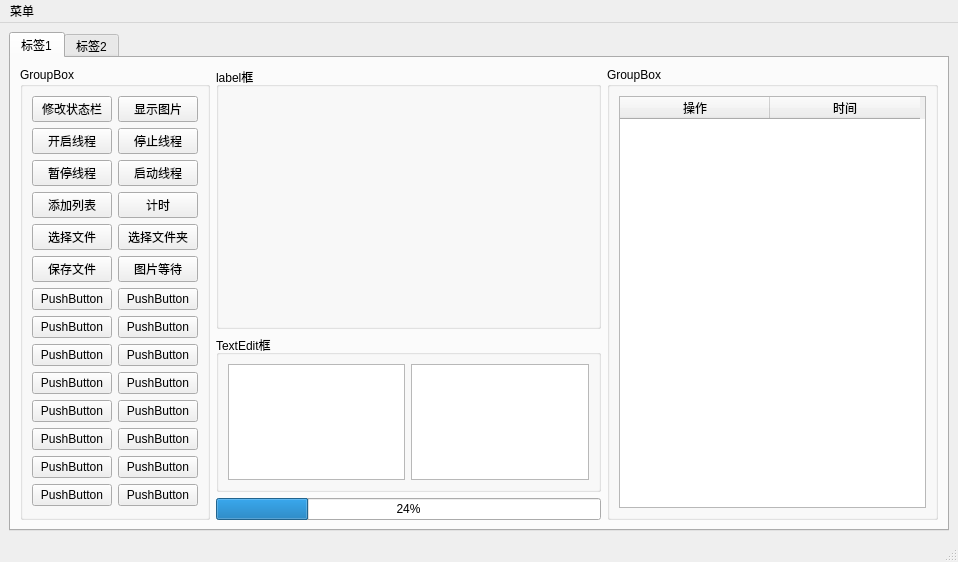
<?xml version="1.0" encoding="UTF-8"?>
<ui version="4.0">
 <class>MainWindow</class>
 <widget class="QMainWindow" name="MainWindow">
  <property name="geometry">
   <rect>
    <x>0</x>
    <y>0</y>
    <width>942</width>
    <height>540</height>
   </rect>
  </property>
  <property name="windowTitle">
   <string>MainWindow</string>
  </property>
  <widget class="QWidget" name="centralwidget">
   <layout class="QGridLayout" name="gridLayout_5">
    <item row="0" column="0">
     <widget class="QTabWidget" name="tabWidget">
      <property name="currentIndex">
       <number>0</number>
      </property>
      <widget class="QWidget" name="tab">
       <attribute name="title">
        <string>标签1</string>
       </attribute>
       <layout class="QGridLayout" name="gridLayout_4">
        <item row="0" column="0" rowspan="3">
         <widget class="QGroupBox" name="groupBox">
          <property name="title">
           <string>GroupBox</string>
          </property>
          <layout class="QGridLayout" name="gridLayout">
           <item row="0" column="0">
            <widget class="QPushButton" name="btn_1">
             <property name="text">
              <string>修改状态栏</string>
             </property>
            </widget>
           </item>
           <item row="0" column="1">
            <widget class="QPushButton" name="btn_2">
             <property name="text">
              <string>显示图片</string>
             </property>
            </widget>
           </item>
           <item row="1" column="0">
            <widget class="QPushButton" name="btn_3">
             <property name="text">
              <string>开启线程</string>
             </property>
            </widget>
           </item>
           <item row="1" column="1">
            <widget class="QPushButton" name="btn_4">
             <property name="text">
              <string>停止线程</string>
             </property>
            </widget>
           </item>
           <item row="2" column="0">
            <widget class="QPushButton" name="btn_5">
             <property name="text">
              <string>暂停线程</string>
             </property>
            </widget>
           </item>
           <item row="2" column="1">
            <widget class="QPushButton" name="btn_6">
             <property name="text">
              <string>启动线程</string>
             </property>
            </widget>
           </item>
           <item row="3" column="0">
            <widget class="QPushButton" name="btn_7">
             <property name="text">
              <string>添加列表</string>
             </property>
            </widget>
           </item>
           <item row="3" column="1">
            <widget class="QPushButton" name="btn_8">
             <property name="text">
              <string>计时</string>
             </property>
            </widget>
           </item>
           <item row="4" column="0">
            <widget class="QPushButton" name="btn_9">
             <property name="text">
              <string>选择文件</string>
             </property>
            </widget>
           </item>
           <item row="4" column="1">
            <widget class="QPushButton" name="btn_10">
             <property name="text">
              <string>选择文件夹</string>
             </property>
            </widget>
           </item>
           <item row="5" column="0">
            <widget class="QPushButton" name="btn_11">
             <property name="text">
              <string>保存文件</string>
             </property>
            </widget>
           </item>
           <item row="5" column="1">
            <widget class="QPushButton" name="btn_12">
             <property name="text">
              <string>图片等待</string>
             </property>
            </widget>
           </item>
           <item row="6" column="0">
            <widget class="QPushButton" name="btn_13">
             <property name="text">
              <string>PushButton</string>
             </property>
            </widget>
           </item>
           <item row="6" column="1">
            <widget class="QPushButton" name="pushButton_8">
             <property name="text">
              <string>PushButton</string>
             </property>
            </widget>
           </item>
           <item row="7" column="0">
            <widget class="QPushButton" name="pushButton_14">
             <property name="text">
              <string>PushButton</string>
             </property>
            </widget>
           </item>
           <item row="7" column="1">
            <widget class="QPushButton" name="pushButton_11">
             <property name="text">
              <string>PushButton</string>
             </property>
            </widget>
           </item>
           <item row="8" column="0">
            <widget class="QPushButton" name="pushButton_9">
             <property name="text">
              <string>PushButton</string>
             </property>
            </widget>
           </item>
           <item row="8" column="1">
            <widget class="QPushButton" name="pushButton_15">
             <property name="text">
              <string>PushButton</string>
             </property>
            </widget>
           </item>
           <item row="9" column="0">
            <widget class="QPushButton" name="pushButton_16">
             <property name="text">
              <string>PushButton</string>
             </property>
            </widget>
           </item>
           <item row="9" column="1">
            <widget class="QPushButton" name="pushButton_12">
             <property name="text">
              <string>PushButton</string>
             </property>
            </widget>
           </item>
           <item row="10" column="0">
            <widget class="QPushButton" name="pushButton_10">
             <property name="text">
              <string>PushButton</string>
             </property>
            </widget>
           </item>
           <item row="10" column="1">
            <widget class="QPushButton" name="pushButton_13">
             <property name="text">
              <string>PushButton</string>
             </property>
            </widget>
           </item>
           <item row="11" column="0">
            <widget class="QPushButton" name="pushButton_23">
             <property name="text">
              <string>PushButton</string>
             </property>
            </widget>
           </item>
           <item row="11" column="1">
            <widget class="QPushButton" name="pushButton_22">
             <property name="text">
              <string>PushButton</string>
             </property>
            </widget>
           </item>
           <item row="12" column="0">
            <widget class="QPushButton" name="pushButton_24">
             <property name="text">
              <string>PushButton</string>
             </property>
            </widget>
           </item>
           <item row="12" column="1">
            <widget class="QPushButton" name="pushButton_19">
             <property name="text">
              <string>PushButton</string>
             </property>
            </widget>
           </item>
           <item row="13" column="0">
            <widget class="QPushButton" name="pushButton_20">
             <property name="text">
              <string>PushButton</string>
             </property>
            </widget>
           </item>
           <item row="13" column="1">
            <widget class="QPushButton" name="pushButton_18">
             <property name="text">
              <string>PushButton</string>
             </property>
            </widget>
           </item>
          </layout>
         </widget>
        </item>
        <item row="0" column="1">
         <widget class="QGroupBox" name="groupBox_2">
          <property name="title">
           <string>label框</string>
          </property>
          <layout class="QGridLayout" name="gridLayout_2">
           <item row="0" column="0">
            <widget class="QLabel" name="pic_label">
             <property name="minimumSize">
              <size>
               <width>361</width>
               <height>221</height>
              </size>
             </property>
             <property name="maximumSize">
              <size>
               <width>2000</width>
               <height>2000</height>
              </size>
             </property>
             <property name="text">
              <string/>
             </property>
            </widget>
           </item>
          </layout>
         </widget>
        </item>
        <item row="0" column="2" rowspan="3">
         <widget class="QGroupBox" name="groupBox_4">
          <property name="minimumSize">
           <size>
            <width>331</width>
            <height>433</height>
           </size>
          </property>
          <property name="title">
           <string>GroupBox</string>
          </property>
          <layout class="QVBoxLayout" name="verticalLayout">
           <item>
            <widget class="QTableWidget" name="tableWidget">
             <attribute name="horizontalHeaderDefaultSectionSize">
              <number>150</number>
             </attribute>
             <column>
              <property name="text">
               <string>操作</string>
              </property>
             </column>
             <column>
              <property name="text">
               <string>时间</string>
              </property>
             </column>
            </widget>
           </item>
          </layout>
         </widget>
        </item>
        <item row="1" column="1">
         <widget class="QGroupBox" name="groupBox_3">
          <property name="title">
           <string>TextEdit框</string>
          </property>
          <layout class="QGridLayout" name="gridLayout_3">
           <item row="1" column="0">
            <widget class="QTextEdit" name="textEdit">
             <property name="font">
              <font>
               <pointsize>12</pointsize>
              </font>
             </property>
             <property name="html">
              <string>&lt;!DOCTYPE HTML PUBLIC &quot;-//W3C//DTD HTML 4.0//EN&quot; &quot;http://www.w3.org/TR/REC-html40/strict.dtd&quot;&gt;
&lt;html&gt;&lt;head&gt;&lt;meta name=&quot;qrichtext&quot; content=&quot;1&quot; /&gt;&lt;style type=&quot;text/css&quot;&gt;
p, li { white-space: pre-wrap; }
&lt;/style&gt;&lt;/head&gt;&lt;body style=&quot; font-family:'SimSun'; font-size:12pt; font-weight:400; font-style:normal;&quot;&gt;
&lt;p style=&quot;-qt-paragraph-type:empty; margin-top:0px; margin-bottom:0px; margin-left:0px; margin-right:0px; -qt-block-indent:0; text-indent:0px;&quot;&gt;&lt;br /&gt;&lt;/p&gt;&lt;/body&gt;&lt;/html&gt;</string>
             </property>
            </widget>
           </item>
           <item row="1" column="1">
            <widget class="QListWidget" name="listWidget"/>
           </item>
          </layout>
         </widget>
        </item>
        <item row="2" column="1">
         <widget class="QProgressBar" name="progressBar">
          <property name="value">
           <number>24</number>
          </property>
         </widget>
        </item>
       </layout>
      </widget>
      <widget class="QWidget" name="tab_2">
       <attribute name="title">
        <string>标签2</string>
       </attribute>
      </widget>
     </widget>
    </item>
   </layout>
  </widget>
  <widget class="QStatusBar" name="statusbar"/>
  <widget class="QMenuBar" name="menuBar">
   <property name="geometry">
    <rect>
     <x>0</x>
     <y>0</y>
     <width>942</width>
     <height>23</height>
    </rect>
   </property>
   <widget class="QMenu" name="menu">
    <property name="title">
     <string>菜单</string>
    </property>
   </widget>
   <addaction name="menu"/>
  </widget>
 </widget>
 <resources/>
 <connections/>
</ui>
